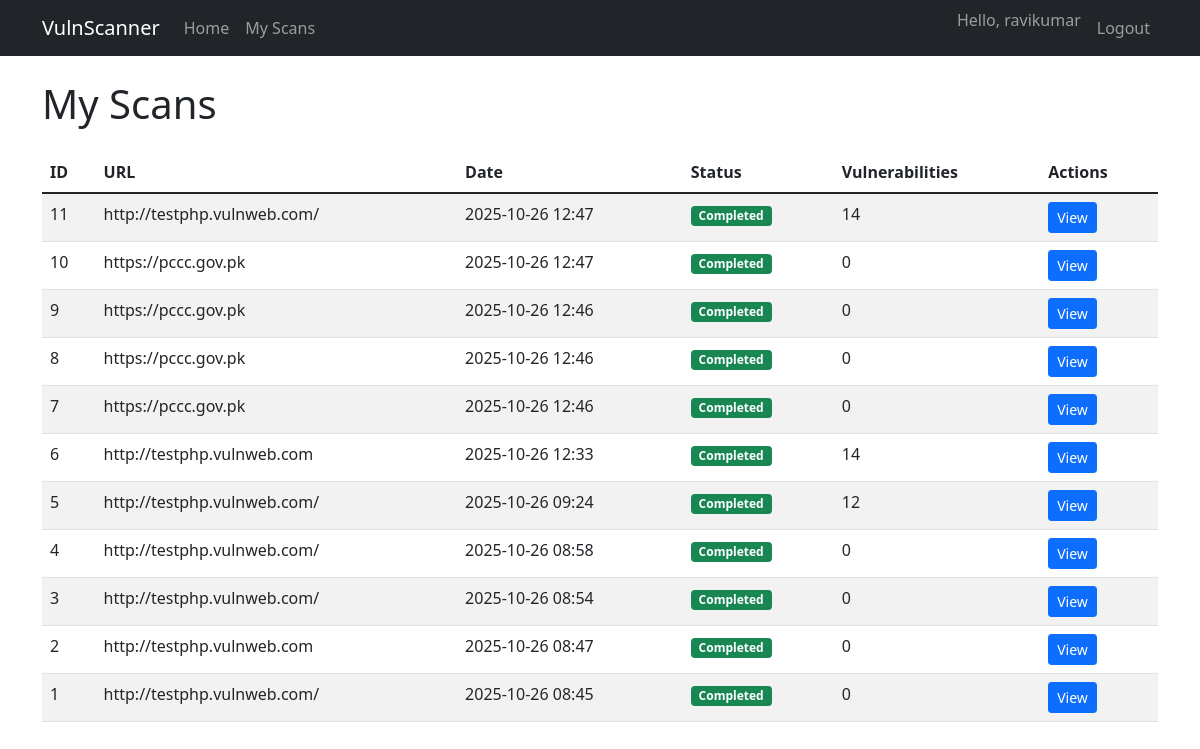
Page /scans (signed in) on the committed database.
### app/models.py (models this page shows)
class User(db.Model, UserMixin):
    id = db.Column(db.Integer, primary_key=True)
    username = db.Column(db.String(64), unique=True, nullable=False)
    password = db.Column(db.String(128), nullable=False)
    scans = db.relationship('Scan', backref='user', lazy=True)

class Scan(db.Model):
    id = db.Column(db.Integer, primary_key=True)
    target_url = db.Column(db.String(500), nullable=False)
    date = db.Column(db.DateTime, nullable=False, default=datetime.utcnow)
    user_id = db.Column(db.Integer, db.ForeignKey('user.id'), nullable=False)
    status = db.Column(db.String(20), default='Pending')  # Pending, Running, Completed, Failed
    vulnerabilities = db.relationship('Vulnerability', backref='scan', lazy=True)

### app/views.py (the view)
@main.route('/scans')
@login_required
def scans():
    user_scans = Scan.query.filter_by(user_id=current_user.id).order_by(Scan.date.desc()).all()
    return render_template('scans.html', scans=user_scans)

### app/__init__.py (called while the page is built)
def create_app():
    app = Flask(__name__)
    app.config.from_object(Config)
    db.init_app(app)
    login_manager.init_app(app)
    login_manager.login_view = 'auth.login'  # Redirect to login if not authenticated
    from app.models import User
    @login_manager.user_loader
    def load_user(user_id):
        return User.query.get(int(user_id))  # Returns User object or None
    from .views import main as main_blueprint
    app.register_blueprint(main_blueprint)
    from .auth import auth as auth_blueprint
    app.register_blueprint(auth_blueprint, url_prefix='/auth')
    return app

### app/templates/scans.html (shortened to what this page needs)
{% extends "base.html" %}
{% block content %}
<div class="row">
    <div class="col-12">
        <h1 class="mb-4">My Scans</h1>
        {% if scans %}
        <table class="table table-striped">
            <thead>
                <tr>
                    <th>ID</th>
                    <th>URL</th>
                    <th>Date</th>
                    <th>Status</th>
                    <th>Vulnerabilities</th>
                    <th>Actions</th>
                </tr>
            </thead>
            <tbody>
                {% for scan in scans %}
                <tr>
                    <td>{{ scan.id }}</td>
                    <td>{{ scan.target_url }}</td>
                    <td>{{ scan.date.strftime('%Y-%m-%d %H:%M') }}</td>
                    <td>
                        {% if scan.status == 'Completed' %}
                        <span class="badge bg-success">Completed</span>
                        {% elif scan.status == 'Running' %}
                        <span class="badge bg-warning">Running</span>
                        {% elif scan.status.startswith('Failed') %}
                        <span class="badge bg-danger">Failed</span>
                        {% else %}
                        <span class="badge bg-secondary">Pending</span>
                        {% endif %}
                    </td>
                    <td>{{ scan.vulnerabilities|length }}</td>
                    <td>
                        <a href="/scan/{{ scan.id }}" class="btn btn-sm btn-primary">View</a>
                    </td>
                </tr>
                {% endfor %}
            </tbody>
        </table>
        {% else %}
        <div class="alert alert-info">
            You haven't run any scans yet.
        </div>
        {% endif %}
    </div>
</div>
{% endblock %}

### app/templates/base.html (shortened to what this page needs)
<!DOCTYPE html>
<html lang="en">
<head>
    <link href="https://cdn.jsdelivr.net/npm/bootstrap@5.1.3/dist/css/bootstrap.min.css" rel="stylesheet">
    <link rel="stylesheet" href="{{ url_for('static', filename='css/style.css') }}">
</head>
<body>
    <nav class="navbar navbar-expand-lg navbar-dark bg-dark">
        <div class="container">
            <a class="navbar-brand" href="/">VulnScanner</a>
            <div class="collapse navbar-collapse" id="navbarNav">
                <ul class="navbar-nav me-auto">
                    <li class="nav-item">
                        <a class="nav-link" href="/">Home</a>
                    </li>
                    <li class="nav-item">
                        <a class="nav-link" href="/scans">My Scans</a>
                    </li>
                </ul>
                <ul class="navbar-nav">
                    {% if current_user.is_authenticated %}
                    <li class="nav-item">
                        <span class="navbar-text me-2">Hello, {{ current_user.username }}</span>
                    </li>
                    <li class="nav-item">
                        <a class="nav-link" href="/logout">Logout</a>
                    </li>
                    {% endif %}
                </ul>
            </div>
        </div>
    </nav>
    <div class="container mt-4">
        {% block content %}{% endblock %}
    </div>
</body>
</html>

### rows in the picture
User: username "ravikumar"
Scan: id "11", target_url "http://testphp.vulnweb.com/", date "2025-10-26 12:47", status "Completed", vulnerabilities|length "14"
Scan: id "10", target_url "https://pccc.gov.pk", date "2025-10-26 12:47", status "Completed", vulnerabilities|length "0"
Scan: id "9", target_url "https://pccc.gov.pk", date "2025-10-26 12:46", status "Completed", vulnerabilities|length "0"
Scan: id "8", target_url "https://pccc.gov.pk", date "2025-10-26 12:46", status "Completed", vulnerabilities|length "0"
Scan: id "7", target_url "https://pccc.gov.pk", date "2025-10-26 12:46", status "Completed", vulnerabilities|length "0"
Scan: id "6", target_url "http://testphp.vulnweb.com", date "2025-10-26 12:33", status "Completed", vulnerabilities|length "14"
Scan: id "5", target_url "http://testphp.vulnweb.com/", date "2025-10-26 09:24", status "Completed", vulnerabilities|length "12"
Scan: id "4", target_url "http://testphp.vulnweb.com/", date "2025-10-26 08:58", status "Completed", vulnerabilities|length "0"
Scan: id "3", target_url "http://testphp.vulnweb.com/", date "2025-10-26 08:54", status "Completed", vulnerabilities|length "0"
Scan: id "2", target_url "http://testphp.vulnweb.com", date "2025-10-26 08:47", status "Completed", vulnerabilities|length "0"
Scan: id "1", target_url "http://testphp.vulnweb.com/", date "2025-10-26 08:45", status "Completed", vulnerabilities|length "0"
